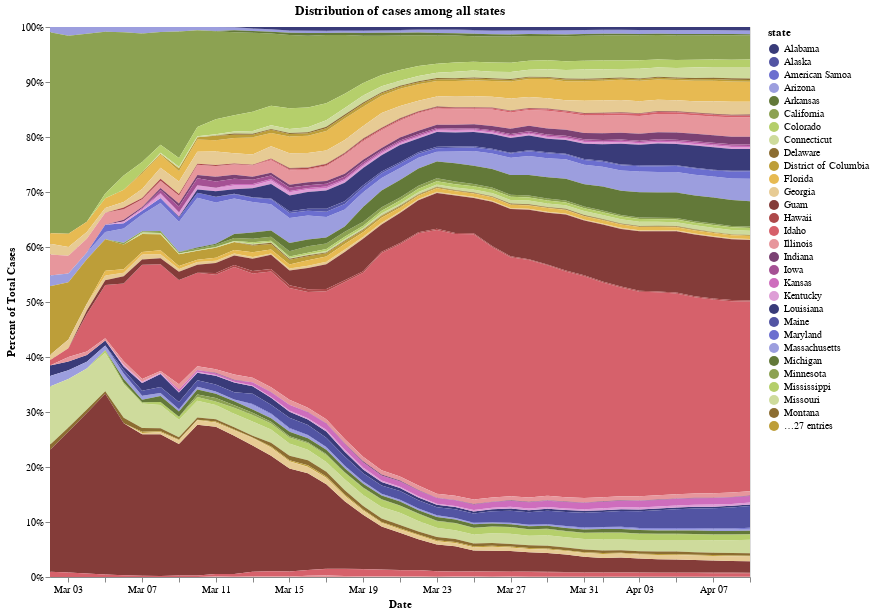

This figure's notebook cell:
### Markdown cell above
## 6 - Examining percentage of cases compared to all states
The below chart maps which states have the majority of cases at a given date. We can see how Washington and California originally had majority of cases in the U.S., and how quickly New York took over, and continues to make up a large percentage of cases in the U.S.

### Code cell
chart = alt.Chart(recent_cases).mark_area().encode(
    x=alt.X('date:T', axis=alt.Axis(format='%b %d', title='Date')),
    y=alt.Y('cases:Q', stack="normalize", axis=alt.Axis(format='%', title='Percent of Total Cases')), 
#     x="date:T",
#     y=alt.Y("cases:Q", stack="normalize"),
    tooltip=['state', 'cases', 'date'],
    color= alt.Color('state:N', scale=alt.Scale(scheme='category20b'))

).properties(
    width=700,
    height=550,
    title="Distribution of cases among all states"
)

display(chart)

### Figure 1 — Vega-Lite specification as saved in the notebook (floating-point values rounded to 4 significant figures; data arrays with more than 128 entries replaced by an {"elided": "..."} marker saying what was removed)
{"config": {"view": {"continuousWidth": 400, "continuousHeight": 300}}, "data": {"name": "data-5ac8217827e18671e0c178480800c9b7"}, "mark": "area", "encoding": {"color": {"type": "nominal", "field": "state", "scale": {"scheme": "category20b"}}, "tooltip": [{"type": "nominal", "field": "state"}, {"type": "quantitative", "field": "cases"}, {"type": "temporal", "field": "date"}], "x": {"type": "temporal", "axis": {"format": "%b %d", "title": "Date"}, "field": "date"}, "y": {"type": "quantitative", "axis": {"format": "%", "title": "Percent of Total Cases"}, "field": "cases", "stack": "normalize"}}, "height": 550, "title": "Distribution of cases among all states", "width": 700, "$schema": "https://vega.github.io/schema/vega-lite/v4.0.2.json", "datasets": {"data-5ac8217827e18671e0c178480800c9b7": {"elided": "1852 records"}}}
